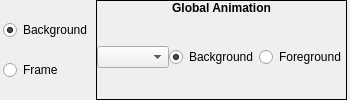
             <widget class="QWidget" name="widget_26" native="true">
              <property name="sizePolicy">
               <sizepolicy hsizetype="Preferred" vsizetype="Preferred">
                <horstretch>0</horstretch>
                <verstretch>0</verstretch>
               </sizepolicy>
              </property>
              <layout class="QHBoxLayout" name="_6">
               <property name="spacing">
                <number>3</number>
               </property>
               <property name="leftMargin">
                <number>3</number>
               </property>
               <property name="topMargin">
                <number>0</number>
               </property>
               <property name="rightMargin">
                <number>3</number>
               </property>
               <property name="bottomMargin">
                <number>0</number>
               </property>
               <item>
                <widget class="QWidget" name="frmBGAssociation" native="true">
                 <property name="sizePolicy">
                  <sizepolicy hsizetype="Fixed" vsizetype="Preferred">
                   <horstretch>0</horstretch>
                   <verstretch>0</verstretch>
                  </sizepolicy>
                 </property>
                 <layout class="QVBoxLayout" name="_7">
                  <property name="spacing">
                   <number>0</number>
                  </property>
                  <property name="margin">
                   <number>0</number>
                  </property>
                  <item>
                   <widget class="QRadioButton" name="rbBackground">
                    <property name="sizePolicy">
                     <sizepolicy hsizetype="Fixed" vsizetype="Fixed">
                      <horstretch>0</horstretch>
                      <verstretch>0</verstretch>
                     </sizepolicy>
                    </property>
                    <property name="text">
                     <string>Background</string>
                    </property>
                    <property name="checked">
                     <bool>true</bool>
                    </property>
                   </widget>
                  </item>
                  <item>
                   <widget class="QRadioButton" name="rbFrame">
                    <property name="sizePolicy">
                     <sizepolicy hsizetype="Fixed" vsizetype="Fixed">
                      <horstretch>0</horstretch>
                      <verstretch>0</verstretch>
                     </sizepolicy>
                    </property>
                    <property name="text">
                     <string>Frame</string>
                    </property>
                   </widget>
                  </item>
                 </layout>
                </widget>
               </item>
               <item>
                <widget class="QFrame" name="frame_9">
                 <property name="sizePolicy">
                  <sizepolicy hsizetype="Preferred" vsizetype="Preferred">
                   <horstretch>0</horstretch>
                   <verstretch>0</verstretch>
                  </sizepolicy>
                 </property>
                 <property name="frameShape">
                  <enum>QFrame::Box</enum>
                 </property>
                 <property name="frameShadow">
                  <enum>QFrame::Plain</enum>
                 </property>
                 <layout class="QVBoxLayout" name="verticalLayout_11">
                  <property name="spacing">
                   <number>0</number>
                  </property>
                  <property name="margin">
                   <number>0</number>
                  </property>
                  <item>
                   <widget class="QLabel" name="label_12">
                    <property name="sizePolicy">
                     <sizepolicy hsizetype="Preferred" vsizetype="Fixed">
                      <horstretch>0</horstretch>
                      <verstretch>0</verstretch>
                     </sizepolicy>
                    </property>
                    <property name="font">
                     <font>
                      <weight>75</weight>
                      <bold>true</bold>
                     </font>
                    </property>
                    <property name="autoFillBackground">
                     <bool>false</bool>
                    </property>
                    <property name="text">
                     <string>Global Animation</string>
                    </property>
                    <property name="alignment">
                     <set>Qt::AlignHCenter|Qt::AlignTop</set>
                    </property>
                   </widget>
                  </item>
                  <item>
                   <widget class="QWidget" name="widget_35" native="true">
                    <property name="sizePolicy">
                     <sizepolicy hsizetype="Preferred" vsizetype="Preferred">
                      <horstretch>0</horstretch>
                      <verstretch>0</verstretch>
                     </sizepolicy>
                    </property>
                    <layout class="QHBoxLayout" name="horizontalLayout_4">
                     <property name="spacing">
                      <number>0</number>
                     </property>
                     <property name="margin">
                      <number>0</number>
                     </property>
                     <item>
                      <widget class="QComboBox" name="cboxGlobalAnimation">
                       <property name="sizePolicy">
                        <sizepolicy hsizetype="Expanding" vsizetype="Fixed">
                         <horstretch>0</horstretch>
                         <verstretch>0</verstretch>
                        </sizepolicy>
                       </property>
                      </widget>
                     </item>
                     <item>
                      <widget class="QRadioButton" name="rbGlobalAnimBG">
                       <property name="sizePolicy">
                        <sizepolicy hsizetype="Fixed" vsizetype="Fixed">
                         <horstretch>0</horstretch>
                         <verstretch>0</verstretch>
                        </sizepolicy>
                       </property>
                       <property name="text">
                        <string>Background</string>
                       </property>
                       <property name="checked">
                        <bool>true</bool>
                       </property>
                      </widget>
                     </item>
                     <item>
                      <widget class="QRadioButton" name="rbGlobalAnimFG">
                       <property name="sizePolicy">
                        <sizepolicy hsizetype="Fixed" vsizetype="Fixed">
                         <horstretch>0</horstretch>
                         <verstretch>0</verstretch>
                        </sizepolicy>
                       </property>
                       <property name="text">
                        <string>Foreground</string>
                       </property>
                      </widget>
                     </item>
                    </layout>
                   </widget>
                  </item>
                 </layout>
                </widget>
               </item>
              </layout>
             </widget>
